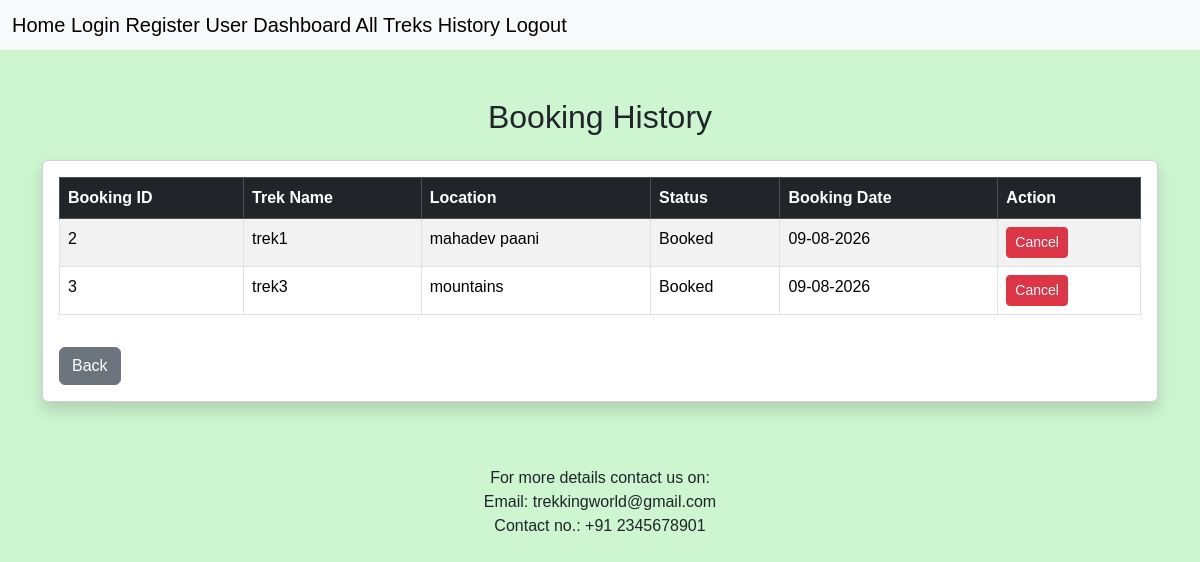
/user/history (signed in), run on the app's committed database.
### models.py (models this page shows, shortened)
class Booking(db.Model):
    __tablename__ = "bookings"
    id = db.Column(db.Integer, primary_key=True)
    user_id = db.Column(db.Integer, db.ForeignKey("users.id"), nullable=False)
    trek_id = db.Column(db.Integer, db.ForeignKey("treks.id"), nullable=False)
    booking_date = db.Column(db.DateTime, default=lambda: datetime.now(timezone.utc))
    status = db.Column(db.String(20), default="Booked")
    user = db.relationship("User", back_populates="bookings")
    trek = db.relationship("Trek", back_populates="bookings")

class Trek(db.Model):
    __tablename__ = "treks"
    id = db.Column(db.Integer, primary_key=True)
    name = db.Column(db.String(100), nullable=False)
    location = db.Column(db.String(100), nullable=False)
    difficulty = db.Column(db.String(30), nullable=False)
    duration = db.Column(db.Integer, nullable=False)
    total_slots = db.Column(db.Integer, nullable=False)
    available_slots = db.Column(db.Integer, nullable=False)
    start_date = db.Column(db.Date, nullable=False)
    end_date = db.Column(db.Date, nullable=False)
    description = db.Column(db.Text)
    status = db.Column(db.String(20), default="open")
    assigned_staff_id = db.Column(db.Integer, db.ForeignKey("users.id"))
    staff = db.relationship("User", back_populates="assigned_treks")
    bookings = db.relationship("Booking", back_populates="trek", cascade="all, delete-orphan")

### routes/user.py (the view)
@user_bp.route("/history")
@login_required
def history():
    bookings = Booking.query.filter_by(user_id=current_user.id).all()
    return render_template("history.html", bookings=bookings)

### app.py (called while the page is built)
def create_app():
    app = Flask(__name__)
    app.config.from_object(Config)
    db.init_app(app)
    login_manager.init_app(app)
    @login_manager.user_loader
    def load_user(user_id):
        return db.session.get(User, int(user_id))
    app.register_blueprint(main_bp)
    app.register_blueprint(auth_bp, url_prefix="/auth")
    app.register_blueprint(admin_bp, url_prefix="/admin")
    app.register_blueprint(staff_bp, url_prefix="/staff")
    app.register_blueprint(user_bp, url_prefix="/user")
    with app.app_context():
        db.create_all()
    return app

### templates/history.html (shortened to what this page needs)
{% extends "base.html" %}
{% block content %}
<div class="container mt-5">
    <h2 class="text-center mb-4">Booking History</h2>
    <div class="card shadow">
        <div class="card-body">
            <table class="table table-bordered table-striped">
                <thead class="table-dark">
                    <tr>
                        <th>Booking ID</th>
                        <th>Trek Name</th>
                        <th>Location</th>
                        <th>Status</th>
                        <th>Booking Date</th>
                        <th>Action</th>
                    </tr>
                </thead>
                <tbody>
                    {% for booking in bookings %}
                    <tr>
                        <td>{{ booking.id }}</td>
                        <td>{{ booking.trek.name }}</td>
                        <td>{{ booking.trek.location }}</td>
                        <td>{{ booking.status }}</td>
                        <td>{{ booking.booking_date.strftime('%d-%m-%Y') }}</td>
                        <td>
                            <a href="{{ url_for('user.cancel_booking', booking_id=booking.id) }}" class="btn btn-danger btn-sm">
                                Cancel
                            </a>
                        </td>
                    </tr>
                    {% endfor %}
                </tbody>
            </table>
            <a href="{{ url_for('user.dashboard') }}" class="btn btn-secondary mt-3">Back</a>
        </div>
    </div>
</div>
{% endblock %}

### static/style.css (style rules this page uses)
body { background-color: rgb(204, 245, 208); font-family: Arial, sans-serif; margin: 0; padding: 0; }
a { color: black; text-decoration: none; }

### data on the page
Booking: id "2", trek.name "trek1", trek.location "mahadev paani", status "Booked", booking_date "09-08-2026"
Booking: id "3", trek.name "trek3", trek.location "mountains", status "Booked", booking_date "09-08-2026"
